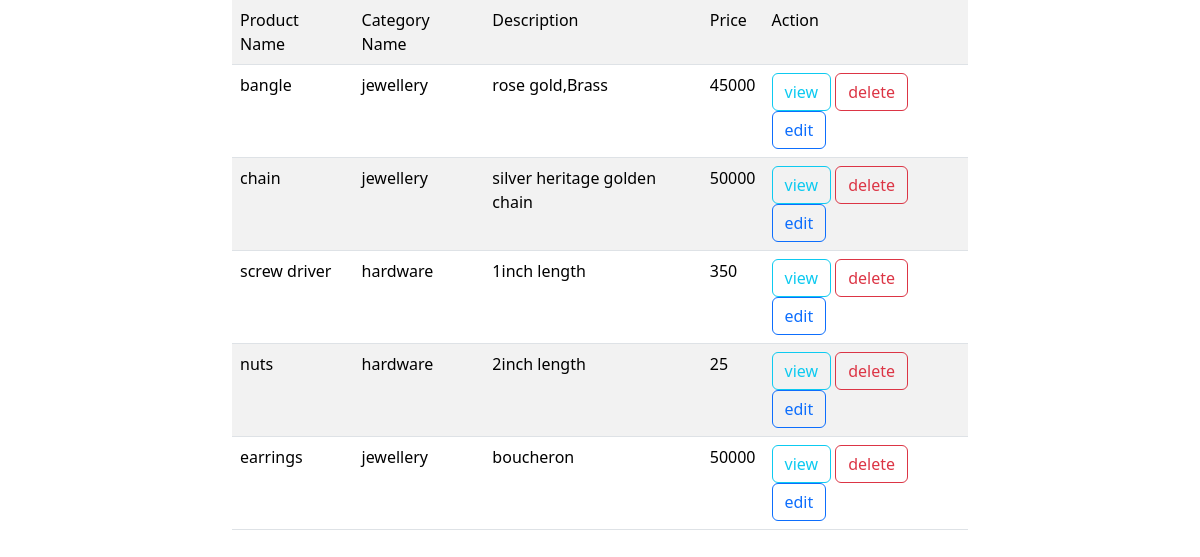
The page /product/all on the database as committed earlier.
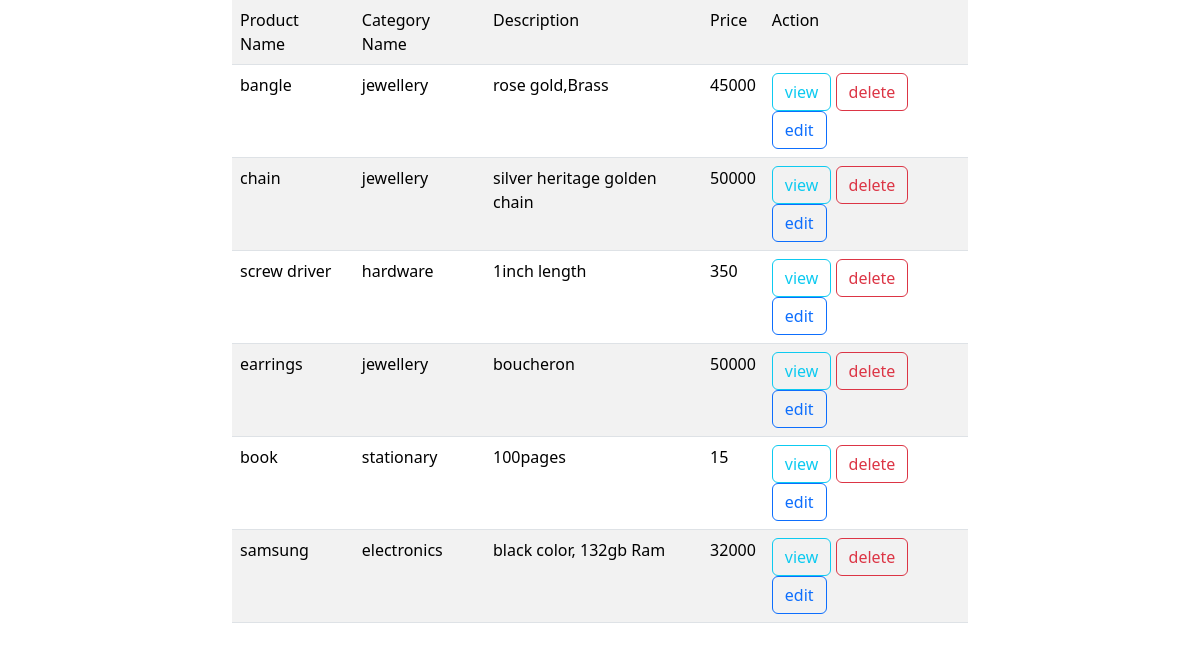
The same page on the database as committed later.
### productapp/models.py (models this page shows, shortened)
class Product(models.Model):
    product_name=models.CharField(max_length=100)
    category_name=models.ForeignKey(Category,on_delete=models.CASCADE)
    description=models.CharField(max_length=200)
    price=models.PositiveIntegerField()

class Category(models.Model):
    category_name=models.CharField(max_length=100)
    def __str__(self):
        return self.category_name

### productapp/views.py (the view)
# urls.py: path('product/all',ProductListView.as_view(),name="product-list"),
class ProductListView(ListView):
    template_name="product_list.html"
    context_object_name="products"
    model=Product

### productapp/templates/product_list.html (shortened to what this page needs)
<!DOCTYPE html>
<html lang="en">
  <head>
    <link href="https://cdn.jsdelivr.net/npm/bootstrap@5.3.2/dist/css/bootstrap.min.css" rel="stylesheet">
  </head>
  <body>
    <div class="container">
      <div class="row">
        <div class="col-2"></div>
        <div class="col-8">
          <table class="table table-striped">
            <tr>
              <td>Product Name</td>
              <td>Category Name</td>
              <td>Description</td>
              <td>Price</td>
              <td>Action</td>
            </tr>
            {% for pt in products%}
            <tr>
              <td>{{pt.product_name}}</td>
              <td>{{pt.category_name}}</td>
              <td>{{pt.description}}</td>
              <td>{{pt.price}}</td>
              <td>
                <a href="{%url 'product-detail' pt.id %}" class="btn btn-outline-info">view</a>
                <a href="{%url 'product-remove' pt.id %}" class="btn btn-outline-danger">delete</a>
                <a href="{%url 'product-change' pt.id %}" class="btn btn-outline-primary">edit</a>
              </td>
            </tr>
            {%endfor%}
          </table>
        </div>
        <div class="col-2"></div>
      </div>
    </div>
  </body>
</html>

Rows that differ between the two databases and show on the page:
removed Product: product_name "nuts", category_name "hardware", description "2inch length", price "25"
added Product: product_name "book", category_name "stationary", description "100pages", price "15"
added Product: product_name "samsung", category_name "electronics", description "black color, 132gb Ram", price "32000"
